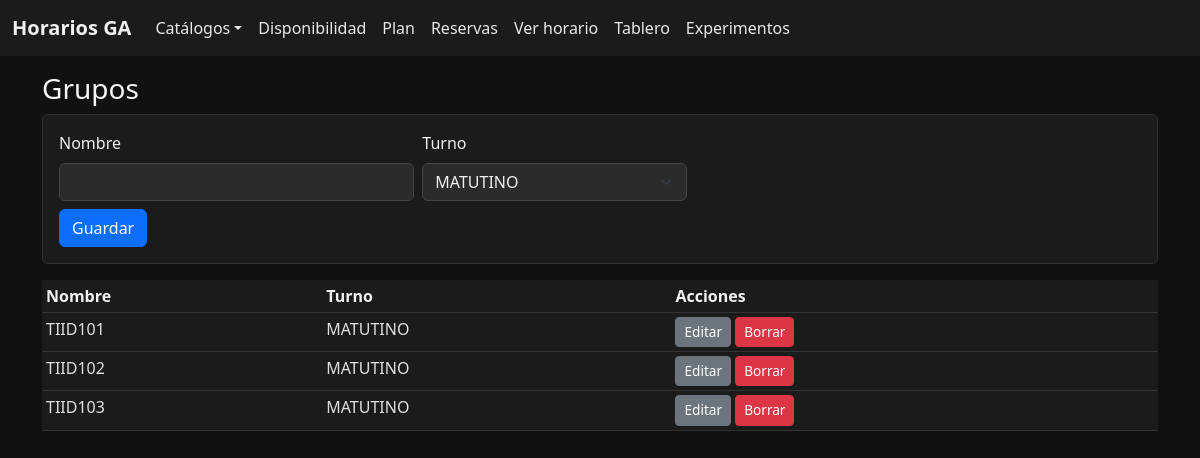
The page /grupo/nuevo on the database its author committed.
### app/models.py (models this page shows)
class Grupo(db.Model):
    id = db.Column(db.Integer, primary_key=True)
    nombre = db.Column(db.String(50), nullable=False, unique=True)
    turno = db.Column(SAEnum(Turno, name="turno"), nullable=False)

### app/routes.py (the view)
@bp.route("/grupo/nuevo", methods=["GET","POST"])
def grupo_nuevo():
    if request.method == "POST":
        g = Grupo(nombre=request.form["nombre"].strip(), turno=Turno(request.form["turno"]))
        db.session.add(g); db.session.commit()
        flash("Grupo creado.", "success")
        return redirect(url_for("main.grupo_nuevo"))
    grupos = Grupo.query.order_by(Grupo.turno, Grupo.nombre).all()
    return render_template("grupo_form.html", grupos=grupos)

### app/templates/grupo_form.html (shortened to what this page needs)
{% extends "base.html" %} {% block content %}
<h3>Grupos</h3>
<form method="post" class="card p-3 mb-3">
  <div class="row g-2">
    <div class="col-md-4">
      <label>Nombre</label><input name="nombre" class="form-control" required />
    </div>
    <div class="col-md-3">
      <label>Turno</label>
      <select name="turno" class="form-select">
        <option>MATUTINO</option>
      </select>
    </div>
  </div>
  <div class="mt-2"><button class="btn btn-primary">Guardar</button></div>
</form>
<table class="table table-sm table-dark">
  <thead>
    <tr>
      <th>Nombre</th>
      <th>Turno</th>
      <th>Acciones</th>
    </tr>
  </thead>
  <tbody>
    {% for g in grupos %}
    <tr>
      <td>{{ g.nombre }}</td>
      <td>{{ g.turno.value }}</td>
      <td>
        <a
          class="btn btn-sm btn-secondary"
          href="{{ url_for('main.grupo_editar', id=g.id) }}"
          >Editar</a
        >
        <a
          class="btn btn-sm btn-danger"
          href="{{ url_for('main.grupo_borrar', id=g.id) }}"
          onclick="return confirm('¿Eliminar?')"
          >Borrar</a
        >
      </td>
    </tr>
    {% endfor %}
  </tbody>
</table>
{% endblock %}

### app/static/css/styles.css (style rules this page uses)
body { background: #111; color: #eee; }
label, .form-label { color: #f0f0f0 !important; font-weight: 500; margin-bottom: 0.5rem; }
h1, h2, h3, h4, h5, h6 { color: #f5f5f5 !important; }
p, span, div { color: #e0e0e0; }
.card { background: #1b1b1b; border: 1px solid #333; }
.table { background: #1b1b1b; }
.table th { color: #f0f0f0 !important; font-weight: 600; }
.table td { color: #e0e0e0 !important; }
.table-dark { --bs-table-bg: #1b1b1b; --bs-table-striped-bg: #232323; --bs-table-hover-bg: #2b2b2b; --bs-table-border-color: #333; --bs-table-color: #e0e0e0; }
.form-control, .form-select { background-color: #2b2b2b; border: 1px solid #444; color: #f0f0f0; }
.form-control::placeholder { color: #888; }
.btn { font-weight: 500; }
.btn-primary { background-color: #0d6efd; border-color: #0d6efd; color: #fff; }
.btn-secondary { background-color: #6c757d; border-color: #6c757d; color: #fff; }
.btn-danger { background-color: #dc3545; border-color: #dc3545; color: #fff; }
.btn-sm { font-size: 0.85rem; }
a { color: #7ec8ff; text-decoration: none; }
input[type="text"], input[type="email"], input[type="number"], input[type="password"], textarea, select { background-color: #2b2b2b !important; border-color: #444 !important; color: #f0f0f0 !important; }

### rows shown on the page
Grupo: nombre "TIID101", turno.value "MATUTINO"
Grupo: nombre "TIID102", turno.value "MATUTINO"
Grupo: nombre "TIID103", turno.value "MATUTINO"
